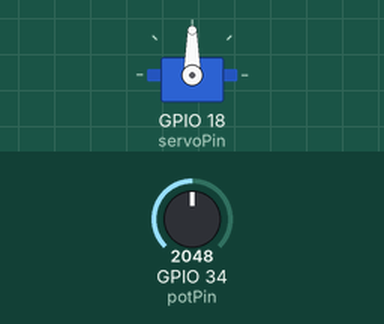
A sketch run on a simulated ESP32. Parts: servo. The inputs (shaded band) are chosen by the test bench; at power-on: GPIO 34 (potPin) = 2048.

Above: at 1.2 s.
1.3 s: GPIO 34 (potPin) set to 2866
At 2.5 s:
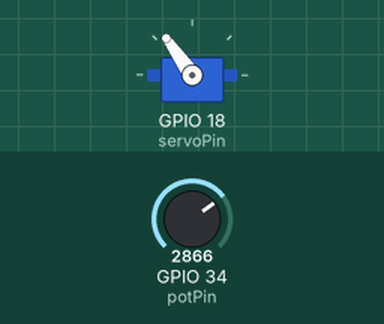
2.8 s: GPIO 34 (potPin) set to 3603
At 3.8 s:
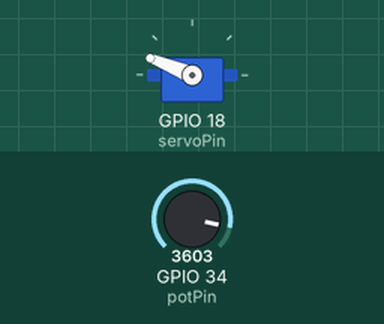
4.3 s: GPIO 34 (potPin) set to 4095
At 5.0 s:
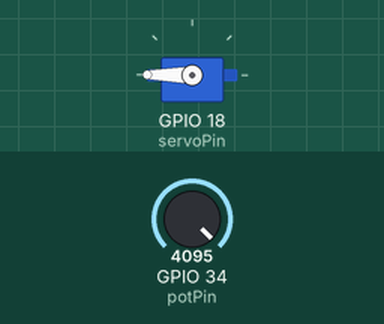
5.8 s: GPIO 34 (potPin) set to 1228
At 6.1 s:
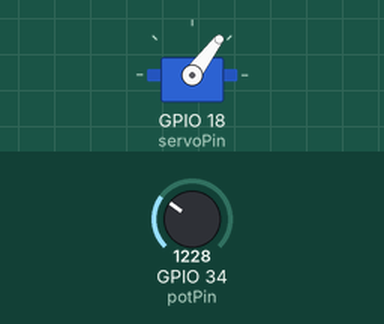
7.3 s: GPIO 34 (potPin) set to 491
At 8.4 s:
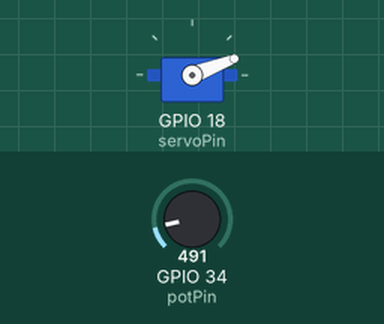
Timing chart, 0 to 9.8 s (numbered marks = the images above; inputs shaded):
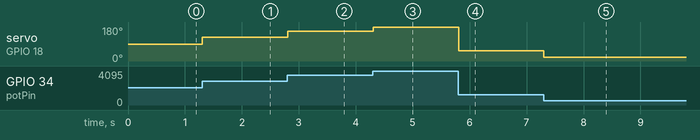

The sketch:

servo_pot.ino
```cpp
#include <ESP32Servo.h>

Servo myservo;
const int potPin   = 34;
const int servoPin = 18;

void setup() {
  myservo.setPeriodHertz(50);
  myservo.attach(servoPin, 500, 2400);
}

void loop() {
  int potValue = analogRead(potPin);
  int angle = map(potValue, 0, 4095, 0, 180);
  myservo.write(angle);
  delay(10);
}
```

Measured:
- after the input at 1.3 s, servo on GPIO 18 (servoPin): 90° → 125° at once
- after the input at 2.8 s, servo on GPIO 18 (servoPin): 125° → 158° at once
- after the input at 4.3 s, servo on GPIO 18 (servoPin): 158° → 180° at once
- after the input at 5.8 s, servo on GPIO 18 (servoPin): 180° → 53° at once
- after the input at 7.3 s, servo on GPIO 18 (servoPin): 53° → 21° at once
